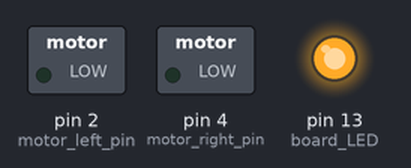
A sketch run on a simulated Arduino Uno, built with avr-gcc and run on an emulated ATmega328P. On the bench: switched loads named in the sketch (green lamp = pin HIGH), output pins drawn as LEDs (lit = HIGH).

Above: at 0.1 s.
At 18.2 s:
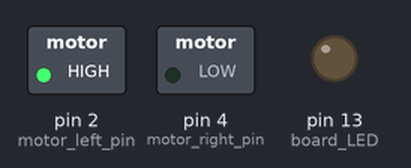
At 29.4 s:
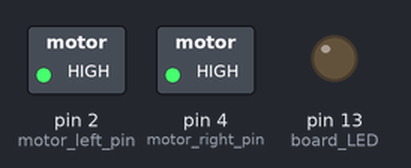
At 37.4 s:
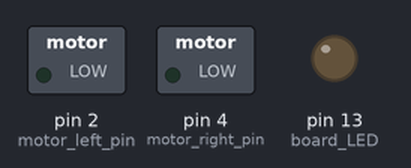
Timing chart, 0 to 38.9 s (numbered marks = the images above):
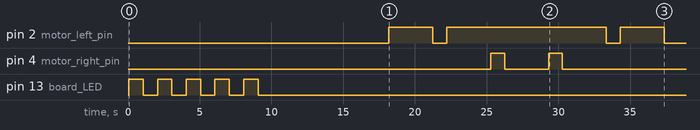

The sketch:

lab1_script.ino
```cpp
/******************************************************************************
*
* Names:    Vincent Maliko
*           Yuanyuan Li    7499879
*           Rémi Lacroix   7528357
*

* Course Code:   SEG 4145
* Lab Number:    1
* File name:     lab1_script
* Date:          January 16, 2014
*
*
* Description
* *************
* This current file is the file template of the lab #1:
* Introduction to the Arduino IDE and the Robotic Platform
*
*
******************************************************************************
*/


// Header files
#include <SoftwareSerial.h>


// Global variables
int timer = 1000;    // definition of a time unit 1000s
int factor = 3;      // defintion  of a multiplicator factor

int motor_left_pin = 2;
int motor_right_pin = 4;

int pulse_left_rotation = 10;      // do not change these values
int pulse_right_rotation = 191.5;

/*****************************************************/
// Calibration values (change them according experimental results)

// Rotating
int oneRound = 3650;   //3800;    // time en ms for a robot's rotation

// Straight line
int pulse_left_forward = 189;
int pulse_right_forward = 11;
int pulse_left_backward = 5;
int pulse_right_backward = 200;


/*****************************************************/
// global variables (suite)
int board_LED = 13;
int LCD_display = 18;
SoftwareSerial LCD = SoftwareSerial(0, LCD_display);

String topLine= "";
String bottomLine= "";

int rotation_45 = oneRound/8;    // unit of rotation


/*****************************************************/
/* Macros of all possible directions of both motors
 *
 *  Directions : stop, forward, backward
 *  Motors :     left, right
 */

#define MacroStopMotorLeft() analogWrite(motor_left_pin, 0)
#define MacroStopMotorRight() analogWrite(motor_right_pin, 0)

#define MacroForwardMotorLeft() analogWrite(motor_left_pin, pulse_left_forward)
#define MacroForwardMotorRight() analogWrite(motor_right_pin, pulse_right_forward)

#define MacroBackwardMotorLeft() analogWrite(motor_left_pin, pulse_left_backward)
#define MacroBackwardMotorRight() analogWrite(motor_right_pin, pulse_right_backward)


/*****************************************************/
// The setup routine runs once when you press reset:
// This function is called before the loop() function
void setup(){
  // Initialization instructions

  // Sets the digital pin as output
  pinMode(motor_left_pin, OUTPUT);
  pinMode(motor_right_pin, OUTPUT);
  pinMode(board_LED,OUTPUT);
  pinMode(LCD_display, OUTPUT);

  // Open the serial port at 9600 bps
  Serial.begin(9600);

  // Open the serial port to write data at 9600 bps
  LCD.begin(9600);

}


/*****************************************************/
// The loop routine runs over and over again forever:
void loop(){
  // The instructions executed to perform the main
  // functionality of the program

  // display student number
  lcdDisplay("7499879", "7528357");

  // flashing of the led each 'timer' for 5 times
  ledFlashing(timer, 5);


  // Clear the lCD screen
  lcdClear();

  // Wait few second (5s)
  delay(5000);


  /******************************************/
  // path 1

  lcdDisplay("path 1", "");
  delay(3000);

  // instructions
  moveForward(factor*timer);
  rotateCounterClockwise(2*rotation_45);           // turn left
  moveForward(factor*timer);
  rotateClockwise(2*rotation_45);                  // turn right
  moveForward(factor*timer);
  rotateClockwise(2*rotation_45);                  // turn right
  moveForward(factor*timer);
  rotateCounterClockwise(2*rotation_45);           // turn left
  moveForward(factor*timer);
  stopped();


  /******************************************/
  // path 1 reverse

  lcdDisplay("path 1", "reverse");
  delay(3000);

  // instructions
  moveBackward(factor*timer);
  rotateClockwise(2*rotation_45);                  // turn right
  moveBackward(factor*timer);
  rotateCounterClockwise(2*rotation_45);           // turn left
  moveBackward(factor*timer);
  rotateCounterClockwise(2*rotation_45);           // turn left
  moveBackward(factor*timer);
  rotateClockwise(2*rotation_45);                  // turn right
  moveBackward(factor*timer);
  stopped();


  /******************************************/
  // path 2
  lcdDisplay("path 2", "");
  delay(3000);

  // instructions
  moveForward(factor*timer);
  rotateClockwise(2*rotation_45);                    // turn right  (90°)
  moveForward(factor*timer/2);
  rotateCounterClockwise(3*rotation_45);             // turn left  (135°)
  moveForward(factor*timer);
  rotateClockwise(3*rotation_45);                    // turn right (135°)
  moveForward(factor*timer);
  rotateCounterClockwise(2*rotation_45);             // tunr left   (90°)
  moveForward(factor*timer);
  stopped();


  /******************************************/
  // path 2 reverse

  lcdDisplay("path 2", "reverse");
  delay(3000);

  // instructions
  moveBackward(factor*timer);
  rotateClockwise(2*rotation_45);                    // turn right  (90°)
  moveBackward(factor*timer);
  rotateCounterClockwise(3*rotation_45);             // turn left  (135°)
  moveBackward(factor*timer);
  rotateClockwise(7*rotation_45);                    // turn right (315°)
  moveBackward(factor*timer);
  rotateCounterClockwise(2*rotation_45);             // turn left   (90°)
  moveBackward(factor*timer);
  stopped();


}


 /****************************************************************/
 /*  Moving functions
  *
  *  stopped(int t_delay)
  *  moveForward(int t_delay)
  *  moveBackward(int t_delay)
  *  rotateClockwise(int t_delay)
  *  rotateCounterClockwise(int t_delay)
  */


 /*  Name : stopped                    function which stops the robot all the time
  *  Param In : t_delay, int variable, time parameter
  *  Param Out :
  *  Return :
  */
void stopped(){
  lcdDisplay("stopped", "");
  MacroStopMotorLeft();
  MacroStopMotorRight();
}

 /*  Name : moveForward                function which allow to move the robot forward for a delay given in parameter
  *  Param In : t_delay, int variable, time parameter
  *  Param Out :
  *  Return :
  */
void moveForward(int t_delay){
  lcdDisplay("moving", "forward");
  MacroForwardMotorLeft();
  MacroForwardMotorRight();
  delay(t_delay);
}

 /*  Name : moveBackward              function which allow to move the robot backward for a delay given in parameter
  *  Param In : t_delay, int variable, time parameter
  *  Param Out :.
  *  Return :
  */
void moveBackward(int t_delay){
  lcdDisplay("moving", "backward");
  MacroBackwardMotorLeft();
  MacroBackwardMotorRight();
  delay(t_delay);
}

 /*  Name : rotateClockwise    function which allow to rotate the robot clockwise for a delay given in parameter
  *  Param In : t_delay, int variable, time parameter
  *  Param Out :

  *  Return :
  */
void rotateClockwise(int t_delay){              // rotate to the right
  lcdDisplay("rotating", "right");
  analogWrite(motor_left_pin, pulse_right_rotation);
  analogWrite(motor_right_pin, pulse_right_rotation);
  delay(t_delay);
}

 /*  Name : rotateCounterClockwise    function which allow to rotate the robot counter clockwise for a delay given in parameter
  *  Param In : t_delay, int variable, time parameter
  *  Param Out :
  *  Return :
  */
void rotateCounterClockwise(int t_delay){        // rotate to the left
  lcdDisplay("rotating", "left");
  analogWrite(motor_left_pin, pulse_left_rotation);
  analogWrite(motor_right_pin, pulse_left_rotation);
  delay(t_delay);
}


/****************************************************************/
/*  LCD functions
 *
 *  ledFlashing(int t_delay, int n_flash)
 *  lcdDisplay(String topLine, String bottomLine)
 *  lcdPosition(int row, int col)
 *  lcdClear()
 *  backlightOn()
 */


 /*  Name : ledFlashing    function which allow to flash the led for a certain number of times and during
  *  Param In : t_delay , int variable , time between to flash of the led
  *             n_flash , int variable , number of flash of the led
  *  Param Out :
  *  Return :
  */
  void ledFlashing(int t_delay, int n_flash){
    //Loop for the led - total time n_flash x t_delay
    for (int i = 0; i < 5; i++) {

      digitalWrite(board_LED, HIGH);      // turn the LED on
      delay(timer);

      digitalWrite(board_LED, LOW);      // turn the LED off
      delay(timer);
    }
  }

 /*  Name : lcdDisplay    function which allow to display text on the LCD screen
  *  Param In : topLine    , String variable , text displayed on the top line of the LCD screen
  *             bottomLine , string variable , text displayed on the bottom line of the LCD screen
  *  Param Out :
  *  Return :
  */
void lcdDisplay(String topLine, String bottomLine){

  // Calculation of the line offset for both line of the LCD screen
  int topLineOffset = int((16-topLine.length())/2);
  int bottomLineOffset = int((16-topLine.length())/2);

  // Clear the LCD screen
  backlightOn();
  //displayOn();
  lcdClear();

  // Print the top line text
  if(topLine.length() > 0){
    lcdPosition(0, topLineOffset);
    LCD.print(topLine);              // or try with write()    !!!
  }

  // Print the bottom line text
  if(bottomLine.length() > 0){
    lcdPosition(1, bottomLineOffset);
    LCD.print(bottomLine);
  }
}


 /*  Name : lcdPosition    function which allow to place the cursor on a specific position (row, col)
  *  Param In : row , int variable , row=0 : top line / row=1 : bottom line
  *             col , int variable , position on the line / range 0-15
  *  Param Out :
  *  Return :
  */
void lcdPosition(int row, int col){
  LCD.write(0xFE);                     // put LCD in command mode
  LCD.write((col + row*64 + 128));     // place the cursor in the desired position
  delay(10);
}


 /*  Name : lcdClear    function which allow to clear the LCD screen
  *  Param In :
  *  Param Out :
  *  Return :
  */
void lcdClear(){
  LCD.write(0xFE);    // put LCD in command mode
  LCD.write(0x01);    // clear the LCD screen
  delay(10);
}


 /*  Name : backlightOn    function which allow to turn on the back light
  *  Param In :
  *  Param Out :
  *  Return :
  */
void backlightOn(){
  LCD.write(0x7C);   // command flag for backlight stuff
  LCD.write(0x9D);   // turn on back light
  delay(10);
}


/****************************************************************/
void displayOn(){
  LCD.write(0xFE);    // Put LCD in command mode
  LCD.write(0x0C);    // Turn on the display
}

void displayOff(){
  LCD.write(0xFE);    // Put LCD in command mode
  LCD.write(0x08);    // Turn off the display
}

void backlightOff(){
    LCD.write(0x7C);  // Command flag for backlight stuff
    LCD.write(0x80);  // Turn off back light
   delay(10);
}
```

Measured:
- by itself, pin 2 (motor_left_pin): goes HIGH 3.1 s, LOW 0.97 s, HIGH 11.1 s, LOW 0.97 s, HIGH 3.0 s, then LOW
- by itself, pin 4 (motor_right_pin): LOW → HIGH at 25.3 s, → LOW 0.97 s later, → HIGH 3.1 s later, → LOW 0.97 s later, … (4 changes in this stretch)
- by itself, pin 13 (board_LED): alternates HIGH for 1.0 s and LOW for 1.0 s, 10 changes in all, then stays LOW
